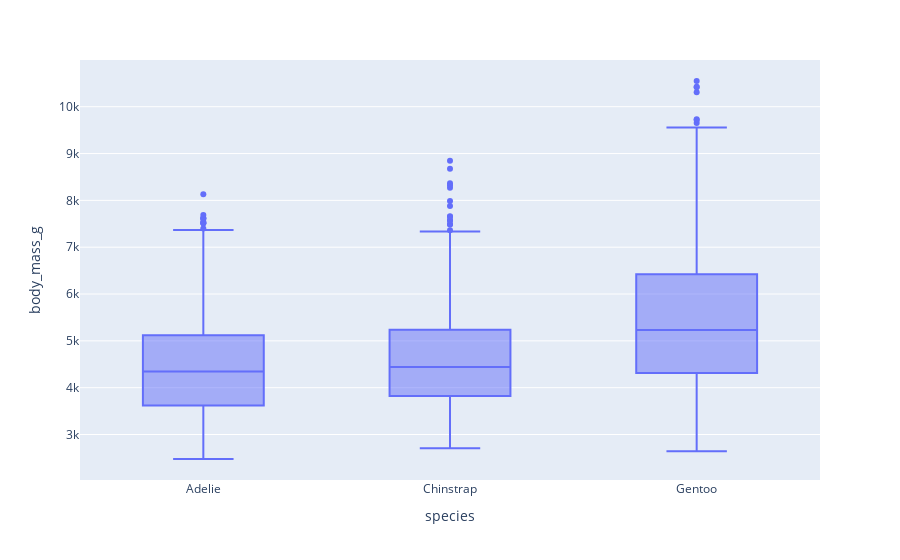

Here is the notebook cell this chart was saved with:
### Markdown cell above
### No gráfico abaixo podemos notar que, mesmo sendo a espécie com a maior média de peso em gramas, o Gentoo perde para a Chinstrap em questáo de quantidade de pinguins mais pesados que sua própria média. Os Chinstrap possui a média de 4602.5 gramas de peso, e mesmo assim a maior parte dos valores de peso passam a média e se destacam no gráfico.

### Code cell
px.box(penguins_df, x='species', y='body_mass_g')

### Figure 1 — Plotly figure (JSON) as saved in the notebook; plotly's stock layout.template omitted (floating-point values rounded to 4 significant figures; data arrays with more than 128 entries replaced by an {"elided": "..."} marker saying what was removed)
{"data": [{"alignmentgroup": "True", "hovertemplate": "species=%{x}<br>body_mass_g=%{y}<extra></extra>", "legendgroup": "", "marker": {"color": "#636efa"}, "name": "", "notched": false, "offsetgroup": "", "orientation": "v", "showlegend": false, "type": "box", "x": {"elided": "3430 str values"}, "x0": " ", "xaxis": "x", "y": {"elided": "3430 int values"}, "y0": " ", "yaxis": "y"}], "layout": {"boxmode": "group", "legend": {"tracegroupgap": 0}, "margin": {"t": 60}, "xaxis": {"anchor": "y", "domain": [0, 1], "title": {"text": "species"}}, "yaxis": {"anchor": "x", "domain": [0, 1], "title": {"text": "body_mass_g"}}}}
